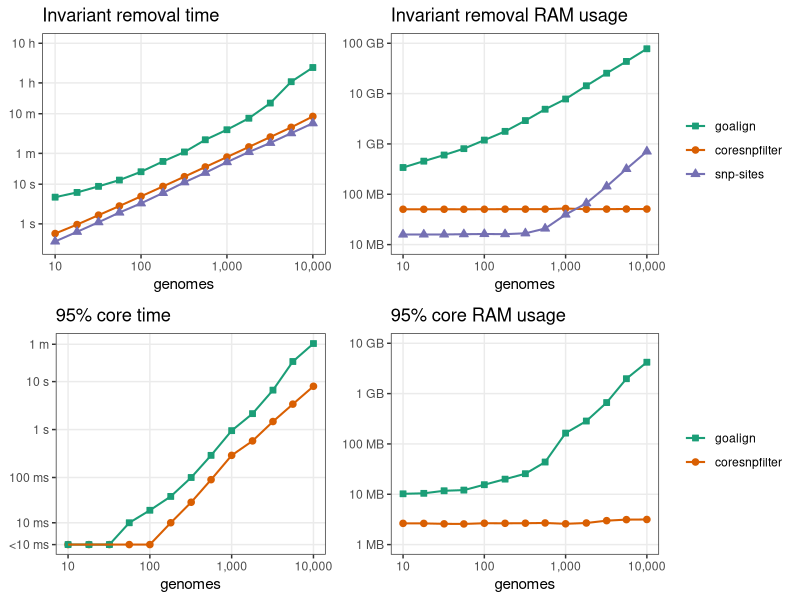
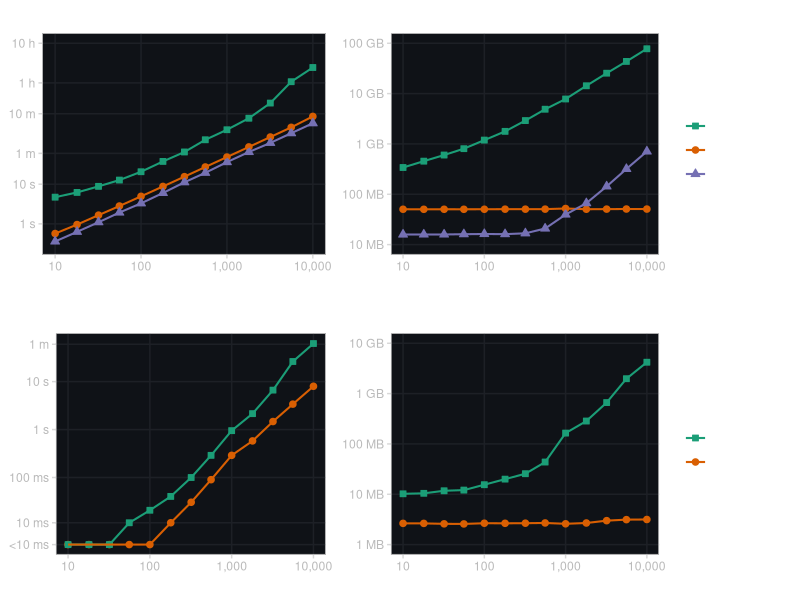

The R source for these figures, in order:
## ---- chunk 1
library(tidyverse)
library(knitr)
library(cowplot)
library(scales)

opts_chunk$set(dpi=300, fig.path='plots/', echo=TRUE, dev=c('png','pdf'), warning=FALSE, message=FALSE)
pdf.options(useDingbats = FALSE)
## ---- chunk 2
results <- read_delim("results.tsv", delim = "\t", escape_double = FALSE, trim_ws = TRUE)
## ---- chunk 3
check_integrity <- function(md5sums) {
  stopifnot(length(unique(md5sums)) == 1)
}

# results %>%
#   group_by(test, genome_count) %>%
#   do({
#     check_integrity(.$output_md5sum)
#     . # Return the data unmodified if the assertion passes
#   })
## ---- chunk 4
results <- results %>% filter(tool != "goalign 16 threads")
results$tool <- gsub("goalign 1 thread", "goalign", results$tool)
results$tool <- gsub("Core-SNP-Filter", "coresnpfilter", results$tool)
results$tool <- factor(results$tool, levels = c("trimal", "goalign", "coresnpfilter", "snp-sites"))
## ---- chunk 5
invariant_results <- results %>% filter(test == "invariant site removal") %>% select(genome_count, replicate, tool, seconds, ram_kb) %>%
  pivot_wider(names_from = replicate, values_from = c(seconds, ram_kb), names_sep = "_")
invariant_results$seconds <- apply(select(invariant_results, starts_with("seconds_")), 1, FUN = min, na.rm = TRUE)
invariant_results$ram_mb <- apply(select(invariant_results, starts_with("ram_kb_")), 1, FUN = min, na.rm = TRUE) / 1000.0

core_results <- results %>% filter(test == "95 core") %>% select(genome_count, replicate, tool, seconds, ram_kb) %>%
  pivot_wider(names_from = replicate, values_from = c(seconds, ram_kb), names_sep = "_")
core_results$seconds <- apply(select(core_results, starts_with("seconds_")), 1, FUN = min, na.rm = TRUE)
core_results$ram_mb <- apply(select(core_results, starts_with("ram_kb_")), 1, FUN = min, na.rm = TRUE) / 1000.0
## ---- chunk 6
colours <- scale_color_manual(values = c("goalign" = "#1b9e77",
                                         "coresnpfilter" = "#d95f02",
                                         "snp-sites" = "#7570b3",
                                         "trimal" = "#377eb8"))
fills <- scale_fill_manual(values = c("goalign" = "#1b9e77",
                                      "coresnpfilter" = "#d95f02",
                                      "snp-sites" = "#7570b3",
                                      "trimal" = "#377eb8"))
shapes <- scale_shape_manual(values = c("goalign" = 22,
                                        "coresnpfilter" = 21,
                                        "snp-sites" = 24,
                                        "trimal" = 23))

dark <- function() {
  theme_bw() +
  theme(
    plot.background = element_blank(),
    panel.background = element_rect(fill = "#0f1217", color = NA),
    panel.border = element_rect(color = "#d8d8d8", fill = NA),
    axis.title = element_text(color = "#ffffff"),
    axis.text = element_text(color = "#bababa"),
    axis.ticks = element_line(color = "#d8d8d8"),
    panel.grid.major = element_line(color = "#1d2026"),
    panel.grid.minor = element_line(color = "#1d2026"),
    plot.title = element_text(color = "#ffffff"),
    plot.subtitle = element_text(color = "#bababa"),
    plot.caption = element_text(color = "#bababa"),
    legend.background = element_blank(),
    legend.key = element_blank(),
    legend.text = element_text(color = "#ffffff"),
    legend.position = "none"
  )
}

p1 <- ggplot(invariant_results, aes(x=genome_count, y=seconds, color=tool, shape=tool, fill=tool)) +
  geom_point(size=1.9) + geom_line(size=0.7) + colours + shapes + fills +
  theme_bw() + theme(legend.position = "none") +
  scale_x_log10(labels = label_comma(), minor_breaks = NULL) +
  scale_y_log10(breaks = c(1, 10, 60, 600, 3600, 36000), minor_breaks = NULL,
                labels = c("1 s", "10 s", "1 m", "10 m", "1 h", "10 h"),
                limits = c(0.3, 36000)) +
  labs(title="Invariant removal time", x="genomes", y=NULL)

p2 <- ggplot(invariant_results, aes(x=genome_count, y=ram_mb, color=tool, shape=tool, fill=tool)) +
  geom_point(size=1.9) + geom_line(size=0.7) + colours + shapes + fills +
  theme_bw() + theme(legend.position = "none") +
  scale_x_log10(labels = label_comma(), minor_breaks = NULL) +
  scale_y_log10(breaks = c(1, 10, 100, 1000, 10000, 100000), minor_breaks = NULL,
                labels = c("1 MB", "10 MB", "100 MB", "1 GB", "10 GB", "100 GB"),
                limits = c(10, 100000)) +
  labs(title="Invariant removal RAM usage", x="genomes", y=NULL)

p3 <- ggplot(core_results, aes(x=genome_count, y=seconds, color=tool, shape=tool, fill=tool)) +
  geom_point(size=1.9) + geom_line(size=0.7) + colours + shapes + fills +
  theme_bw() + theme(legend.position = "none") +
  scale_x_log10(labels = label_comma(), minor_breaks = NULL) +
  # scale_y_log10(breaks = c(0.01, 0.1, 1, 10, 60, 600, 3600, 36000), minor_breaks = NULL,
                # labels = c("10 ms", "100 ms", "1 s", "10 s", "1 m", "10 m", "1 h", "10 h")) +
  scale_y_continuous(trans=scales::pseudo_log_trans(sigma = 0.004),
                     breaks = c(0.0, 0.01, 0.1, 1, 10, 60, 600, 3600, 36000), minor_breaks = NULL,
                     labels = c("<10 ms", "10 ms", "100 ms", "1 s", "10 s", "1 m", "10 m", "1 h", "10 h"),
                     limits = c(0.0, 63)) +
  labs(title="95% core time", x="genomes", y=NULL)

p4 <- ggplot(core_results, aes(x=genome_count, y=ram_mb, color=tool, shape=tool, fill=tool)) +
  geom_point(size=1.9) + geom_line(size=0.7) + colours + shapes + fills +
  theme_bw() + theme(legend.position = "none") +
  scale_x_log10(labels = label_comma(), minor_breaks = NULL) +
  scale_y_log10(breaks = c(1, 10, 100, 1000, 10000, 100000), minor_breaks = NULL,
                labels = c("1 MB", "10 MB", "100 MB", "1 GB", "10 GB", "100 GB"),
                limits = c(1, 10000)) +
  labs(title="95% core RAM usage", x="genomes", y=NULL)

legend1 <- get_legend(p1 + theme(legend.position = "right", legend.title=element_blank()))
legend2 <- get_legend(p3 + theme(legend.position = "right", legend.title=element_blank()))

plot_grid(p1, p2, legend1, p3, p4, legend2, nrow = 2, align = 'hv', rel_widths=c(0.5, 0.5, 0.2))


p1_dark <- p1 + dark()
p2_dark <- p2 + dark()
p3_dark <- p3 + dark()
p4_dark <- p4 + dark()
legend1_dark <- get_legend(p1 + dark() + theme(legend.position = "right", legend.title=element_blank()))
legend2_dark <- get_legend(p3 + dark() +  theme(legend.position = "right", legend.title=element_blank()))

plot_grid(p1_dark, p2_dark, legend1_dark, p3_dark, p4_dark, legend2_dark, nrow = 2, align = 'hv', rel_widths=c(0.5, 0.5, 0.2))
